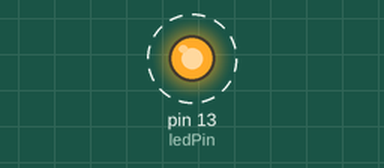
A sketch run on a simulated Arduino Uno, built with avr-gcc and run on an emulated ATmega328P. Shown: output pins drawn as LEDs (lit = HIGH). Dashed ring = blinking. What the sketch prints to the serial monitor is not drawn.

Above: at 0.5 s.
Timing chart, 0 to 4.6 s (numbered marks = the images above):
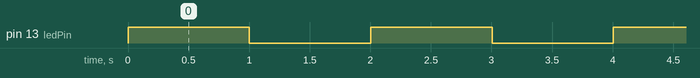

The sketch:

XBee_Character_Send.ino
```cpp
#include <SoftwareSerial.h>

SoftwareSerial xbee(2, 3); // RX, TX
int ledPin = 13;
char c = 'A';
int pingPong = 1;
int delaytime = 1000;

void setup()  {
  Serial.begin(9600);
  Serial.println( "Arduino started sending bytes via XBee" );
  pinMode(ledPin, OUTPUT);
  xbee.begin( 9600 );
}

void loop()  {
  xbee.print( c );
  Serial.println( c );

  c = c + 1;
  if ( c>'Z' )
       c = 'A';

  if ( pingPong == 0 )
    digitalWrite(ledPin, LOW);
  else
    digitalWrite(ledPin, HIGH);
  pingPong = 1 - pingPong;
  delay( delaytime );
}
```

Measured:
- by itself, pin 13 (ledPin): alternates HIGH for 1.0 s and LOW for 1.0 s
